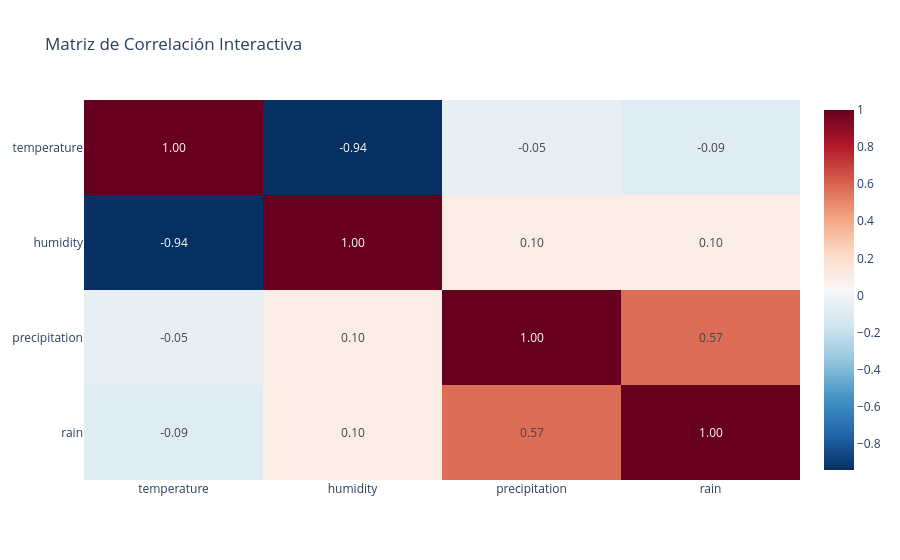

Notebook cell for this chart:
### Code cell
# Usamos Plotly para que la matriz también sea interactiva
corr_matrix = df_cucuta[["temperature", "humidity", "precipitation", "rain"]].corr()

fig_corr = px.imshow(
    corr_matrix, 
    text_auto=".2f", 
    aspect="auto",
    color_continuous_scale='RdBu_r',
    title="Matriz de Correlación Interactiva"
)
fig_corr.show()

### Figure 1 — Plotly figure (JSON) as saved in the notebook; plotly's stock layout.template omitted (floating-point values rounded to 4 significant figures)
{"data": [{"coloraxis": "coloraxis", "hovertemplate": "x: %{x}<br>y: %{y}<br>color: %{z}<extra></extra>", "name": "0", "texttemplate": "%{z:.2f}", "type": "heatmap", "x": ["temperature", "humidity", "precipitation", "rain"], "xaxis": "x", "y": ["temperature", "humidity", "precipitation", "rain"], "yaxis": "y", "z": [[1.0, -0.9421, -0.05297, -0.09458], [-0.9421, 1.0, 0.09687, 0.09712], [-0.05297, 0.09687, 1.0, 0.5739], [-0.09458, 0.09712, 0.5739, 1.0]]}], "layout": {"coloraxis": {"colorscale": [[0, "rgb(5,48,97)"], [0.1, "rgb(33,102,172)"], [0.2, "rgb(67,147,195)"], [0.3, "rgb(146,197,222)"], [0.4, "rgb(209,229,240)"], [0.5, "rgb(247,247,247)"], [0.6, "rgb(253,219,199)"], [0.7, "rgb(244,165,130)"], [0.8, "rgb(214,96,77)"], [0.9, "rgb(178,24,43)"], [1, "rgb(103,0,31)"]]}, "title": {"text": "Matriz de Correlación Interactiva"}, "xaxis": {"anchor": "y", "domain": [0, 1]}, "yaxis": {"anchor": "x", "autorange": "reversed", "domain": [0, 1]}}}
